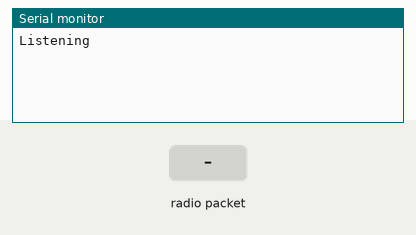
This sketch was run on a simulated Arduino Uno, built with avr-gcc and run on an emulated ATmega328P. On the bench: the last lines printed to the serial monitor. The inputs (shaded band) are chosen by the test bench. No radio packets arrive unless stated.

Above: at 1.2 s.
1.3 s: radio packet "1" arrives
At 2.0 s:
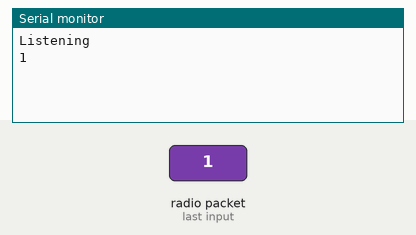
2.8 s: radio packet "0" arrives
At 3.2 s:
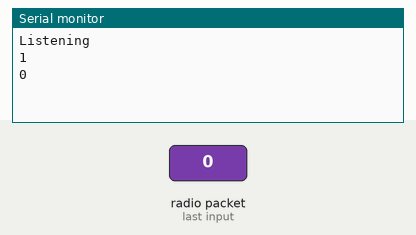
4.3 s: radio packet "2" arrives
At 5.5 s:
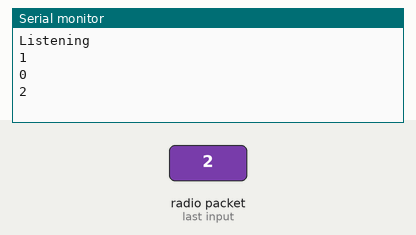

The sketch:

RF_receiver_test.ino
```cpp
#include <VirtualWire.h>
void setup()
{
Serial.begin(9600);
Serial.println("Listening");
vw_setup(2000);
vw_set_rx_pin(3);
vw_rx_start();
}
void loop()
{
byte message[VW_MAX_MESSAGE_LEN];
byte messageLength = VW_MAX_MESSAGE_LEN;
if (vw_get_message(message, &messageLength))
{
for (int i = 0; i < messageLength; i++)
{
Serial.write(message[i]);
}
Serial.println();
}
}
```

Measured:
- after the input at 1.3 s, the serial monitor: prints a new line at once (image 1)
- after the input at 2.8 s, the serial monitor: prints a new line at once (image 2)
- after the input at 4.3 s, the serial monitor: prints a new line at once (image 3)
